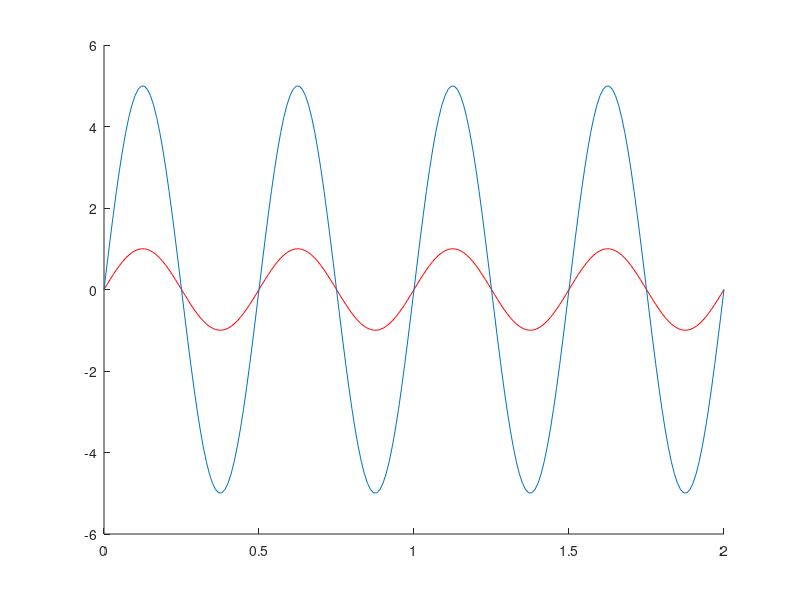

MATLAB code to generate this figure:
T=100;
t=0:1/T:2;
y1=sin(2*pi*2*t);
hold on
plot(t,y1,'-r')
a=input('nilai pengali yang anda gunakan (0<a<1)= ');
y1_kuat=a*sin(2*pi*2*t);
hold on
plot(t,y1_kuat)
hold off

